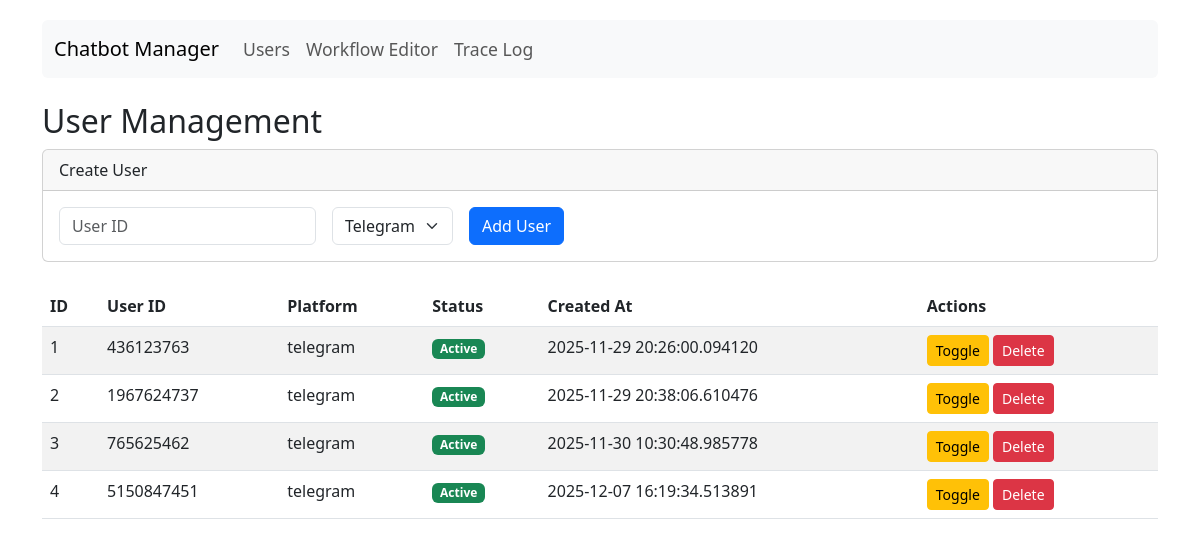
Screenshot of /users with the database file from the repository.
### database/models.py (models this page shows)
class BotUser(Base):
    __tablename__ = "bot_users"
    id = Column(Integer, primary_key=True, index=True)
    user_id = Column(String, index=True) # External ID
    platform = Column(String, index=True)
    is_active = Column(Boolean, default=True)
    created_at = Column(DateTime, default=datetime.utcnow)

### admin.py (the view)
@app.get("/users", response_class=HTMLResponse)
async def list_users(request: Request, db: Session = Depends(get_db)):
    users = db.query(BotUser).all()
    return templates.TemplateResponse("users.html", {"request": request, "users": users})

### templates/users.html (shortened to what this page needs)
{% extends "base.html" %}
{% block content %}
<h2>User Management</h2>
<div class="card mb-4">
    <div class="card-header">Create User</div>
    <div class="card-body">
        <form action="/users/create" method="post" class="row g-3">
            <div class="col-auto">
                <input type="text" name="user_id" class="form-control" placeholder="User ID" required>
            </div>
            <div class="col-auto">
                <select name="platform" class="form-select">
                    <option value="telegram">Telegram</option>
                </select>
            </div>
            <div class="col-auto">
                <button type="submit" class="btn btn-primary">Add User</button>
            </div>
        </form>
    </div>
</div>
<table class="table table-striped">
    <thead>
        <tr>
            <th>ID</th>
            <th>User ID</th>
            <th>Platform</th>
            <th>Status</th>
            <th>Created At</th>
            <th>Actions</th>
        </tr>
    </thead>
    <tbody>
        {% for user in users %}
        <tr>
            <td>{{ user.id }}</td>
            <td>{{ user.user_id }}</td>
            <td>{{ user.platform }}</td>
            <td>
                {% if user.is_active %}
                <span class="badge bg-success">Active</span>
                {% else %}
                <span class="badge bg-danger">Inactive</span>
                {% endif %}
            </td>
            <td>{{ user.created_at }}</td>
            <td>
                <form action="/users/{{ user.id }}/toggle" method="post" style="display:inline;">
                    <button type="submit" class="btn btn-sm btn-warning">Toggle</button>
                </form>
                <form action="/users/{{ user.id }}/delete" method="post" style="display:inline;">
                    <button type="submit" class="btn btn-sm btn-danger">Delete</button>
                </form>
            </td>
        </tr>
        {% endfor %}
    </tbody>
</table>
{% endblock %}

### templates/base.html (shortened to what this page needs)
<!DOCTYPE html>
<html lang="en">
<head>
    <link href="https://cdn.jsdelivr.net/npm/bootstrap@5.3.0/dist/css/bootstrap.min.css" rel="stylesheet">
</head>
<body>
    <div class="container">
        <nav class="navbar navbar-expand-lg navbar-light bg-light mb-4 rounded">
            <div class="container-fluid">
                <a class="navbar-brand" href="/">Chatbot Manager</a>
                <div class="collapse navbar-collapse">
                    <ul class="navbar-nav me-auto mb-2 mb-lg-0">
                        <li class="nav-item"><a class="nav-link" href="/users">Users</a></li>
                        <li class="nav-item"><a class="nav-link" href="/workflow">Workflow Editor</a></li>
                        <li class="nav-item"><a class="nav-link" href="/trace">Trace Log</a></li>
                    </ul>
                </div>
            </div>
        </nav>
        {% block content %}{% endblock %}
    </div>
</body>
</html>

### templates/base.html (style rules this page uses)
body { padding-top: 20px; }
.nav-link { font-size: 1.1rem; }

### rows the page displays
BotUser: id "1", user_id "436123763", platform "telegram", is_active "Active", created_at "2025-11-29 20:26:00.094120"
BotUser: id "2", user_id "1967624737", platform "telegram", is_active "Active", created_at "2025-11-29 20:38:06.610476"
BotUser: id "3", user_id "765625462", platform "telegram", is_active "Active", created_at "2025-11-30 10:30:48.985778"
BotUser: id "4", user_id "5150847451", platform "telegram", is_active "Active", created_at "2025-12-07 16:19:34.513891"
